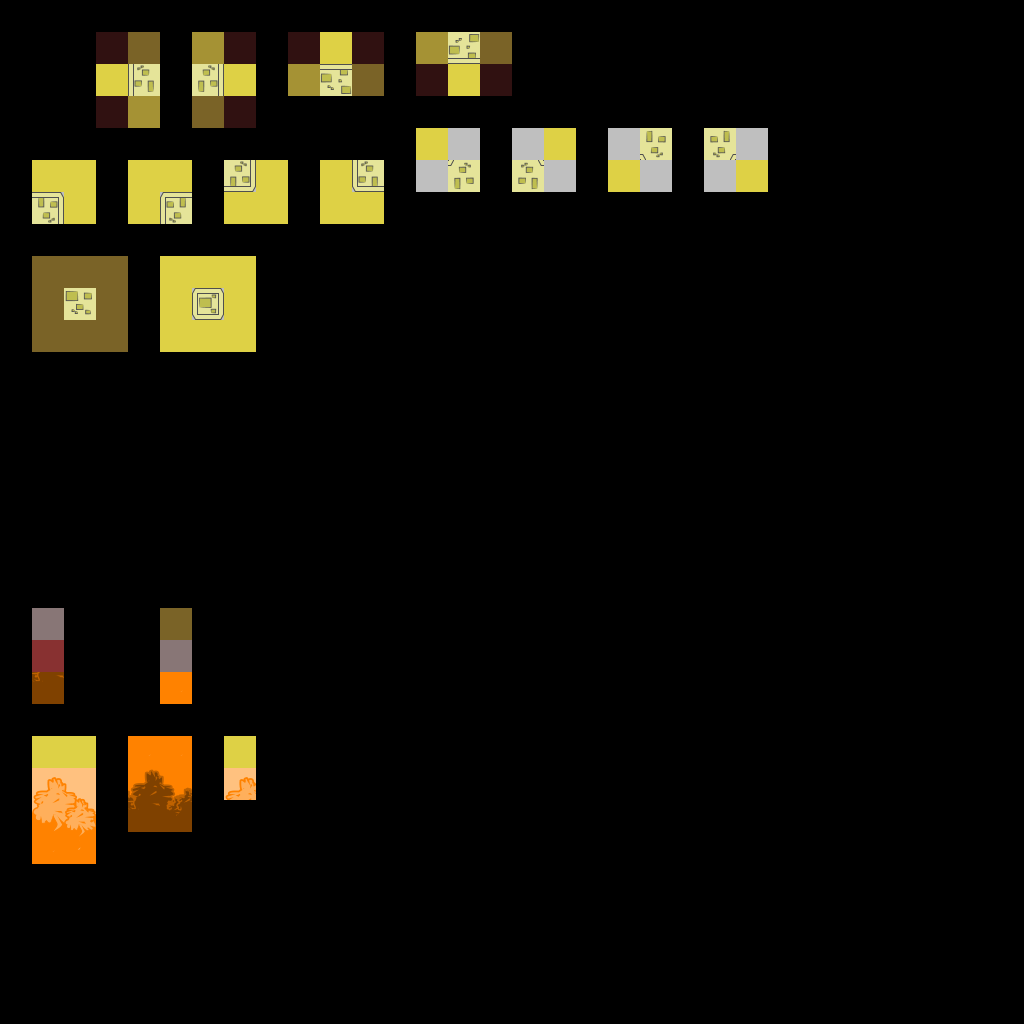

Tiled map render using the project's own tile images. Description and the map definition, with tile-layer contents summarised, below:
An orthogonal 32x32 tile map with 32x32 px tiles, 8 tile layers (regions, input_background_shape, inputnot_background_shape, output2_background, ...), 2 tilesets.

<map version="1.0" orientation="orthogonal" width="32" height="32" tilewidth="32" tileheight="32">
 <tileset firstgid="1" name="auto" tilewidth="32" tileheight="32">
  <image source="../graphics/auto.png" width="96" height="96" />
 </tileset>
 <tileset firstgid="10" name="lvl1" tilewidth="32" tileheight="32">
  <image source="../graphics/lvl1.png" width="227" height="288" />
 </tileset>
 <layer name="regions" width="32" height="32" opacity="0.19">
  <data>[1024 cells, 96 non-empty, 1 distinct tile ids]</data>
 </layer>
 <layer name="input_background_shape" width="32" height="32">
  <data>[1024 cells, 18 non-empty, 4 distinct tile ids]</data>
 </layer>
 <layer name="inputnot_background_shape" width="32" height="32" opacity="0.43">
  <data>[1024 cells, 4 non-empty, 3 distinct tile ids]</data>
 </layer>
 <layer name="output2_background" width="32" height="32">
  <data>[1024 cells, 15 non-empty, 10 distinct tile ids]</data>
 </layer>
 <layer name="input_shape" width="32" height="32">
  <data>[1024 cells, 50 non-empty, 2 distinct tile ids]</data>
 </layer>
 <layer name="inputnot_shape" width="32" height="32" opacity="0.43">
  <data>[1024 cells, 12 non-empty, 1 distinct tile ids]</data>
 </layer>
 <layer name="inputnot_shape" width="32" height="32" opacity="0.43">
  <data>[1024 cells, 8 non-empty, 1 distinct tile ids]</data>
 </layer>
 <layer name="output1_tiles" width="32" height="32" opacity="0.59">
  <data>[1024 cells, 14 non-empty, 14 distinct tile ids]</data>
 </layer>
</map>